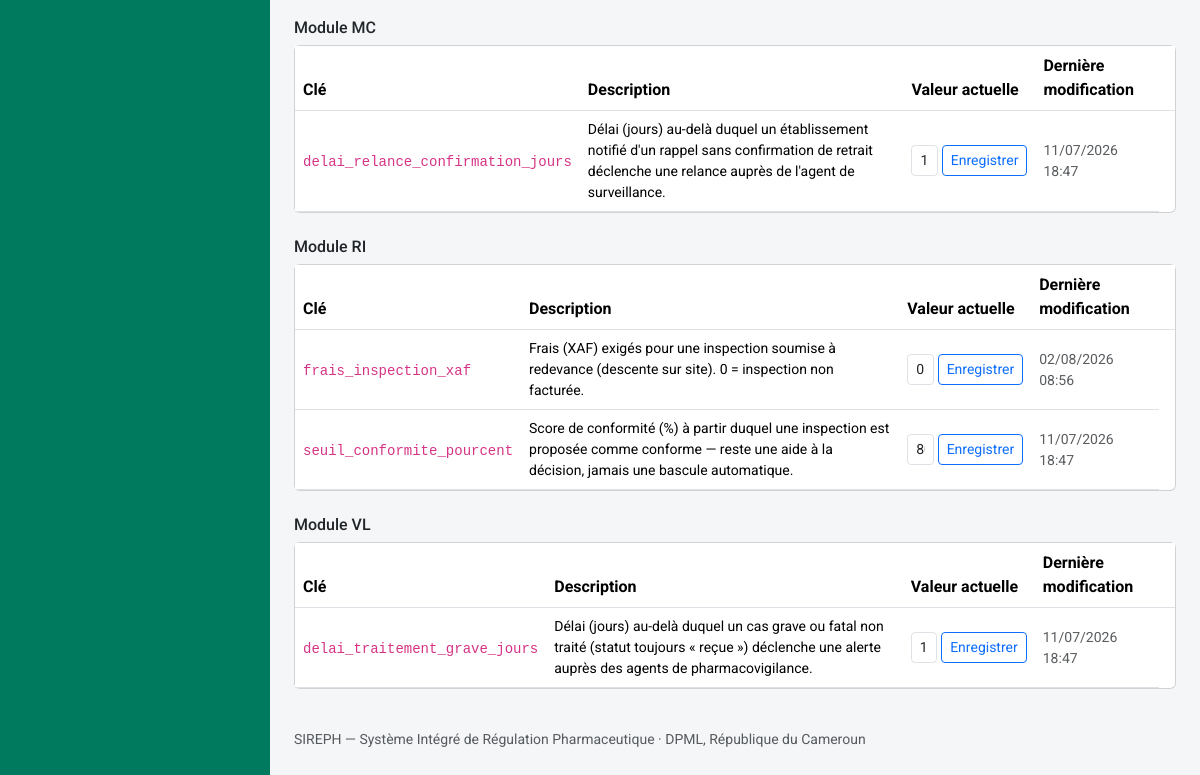
/admin/referentiels (signed in, lower part), run on an earlier commit of the app's database.
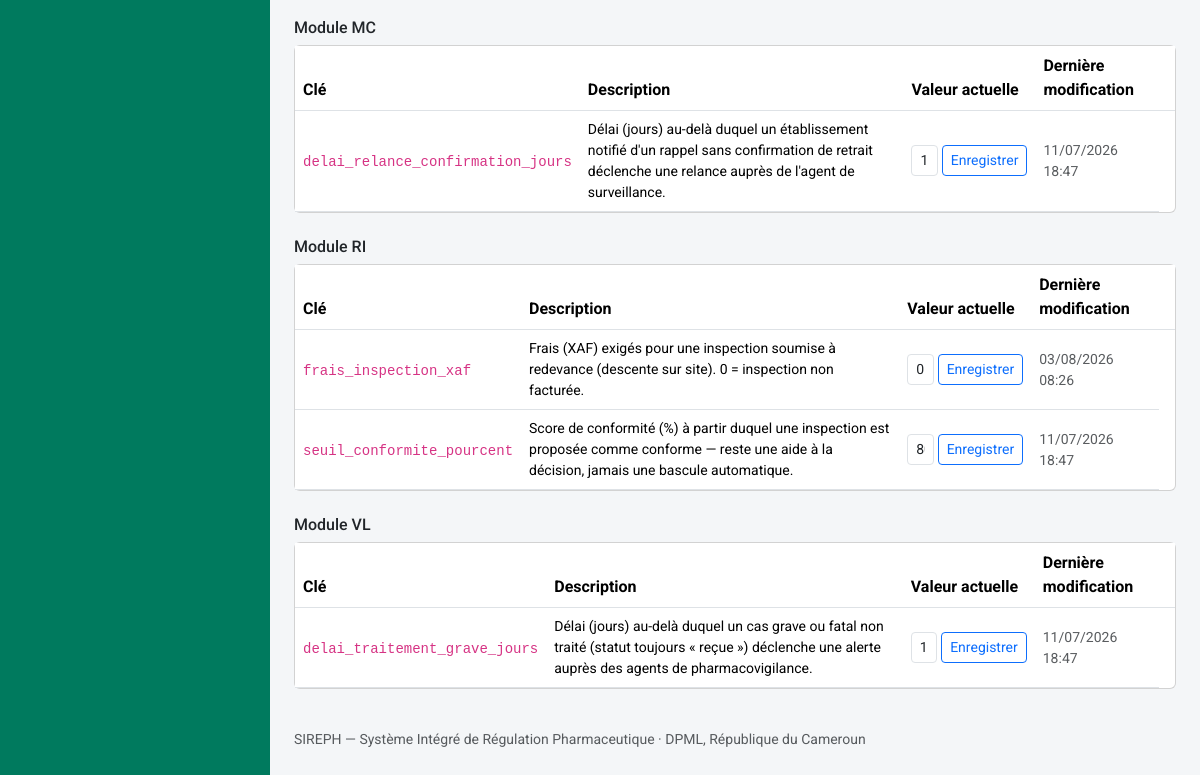
And on a later commit of the database.
### models.py (models this page shows)
class ParametreModule(db.Model):
    id = db.Column(db.Integer, primary_key=True)
    module = db.Column(db.String(20), nullable=False)
    cle = db.Column(db.String(100), nullable=False)
    valeur = db.Column(db.String(300), nullable=False)
    description = db.Column(db.String(500))
    derniere_modif_par_id = db.Column(db.Integer, db.ForeignKey("personne.id"), nullable=True)
    derniere_modif_le = db.Column(db.DateTime, default=datetime.utcnow, onupdate=datetime.utcnow)
    derniere_modif_par = db.relationship("Personne", foreign_keys=[derniere_modif_par_id])
    __table_args__ = (db.UniqueConstraint("module", "cle", name="uq_parametre_module_cle"),)

### app.py (the view)
@app.route("/admin/referentiels")
@login_required
@roles_required("administrateur_dpml")
def admin_referentiels():
    parametres_par_module = {}
    for p in ParametreModule.query.order_by(ParametreModule.module, ParametreModule.cle).all():
        parametres_par_module.setdefault(p.module, []).append(p)
    return render_template("admin/referentiels.html", parametres_par_module=parametres_par_module)

### auth.py (called while the page is built)
def current_user():
    uid = session.get("user_id")
    if not uid:
        return None
    return db.session.get(Personne, uid)

def login_required(view):
    @wraps(view)
    def wrapped(*a, **kw):
        if not current_user():
            return redirect(url_for("login", next=request.path))
        return view(*a, **kw)
    return wrapped

def roles_required(*roles):
    def deco(view):
        @wraps(view)
        def wrapped(*a, **kw):
            u = current_user()
            if not u or u.role_systeme not in roles:
                abort(403)
            return view(*a, **kw)
        return wrapped
    return deco

### models.py (called while the page is built)
    @property
    def role_label(self):
        from permissions import ROLES
        return ROLES.get(self.role_systeme, self.role_systeme)

    @property
    def est_externe(self):
        from permissions import est_externe
        return est_externe(self.role_systeme)

### permissions.py (called while the page is built)
def est_externe(role):
    return role in ROLES_EXTERNES

### templates/admin/referentiels.html (shortened to what this page needs)
{% extends "base.html" %}
{% block content %}
{% for module, parametres in parametres_par_module.items() %}
<h6 class="mt-4">Module {{ module }}</h6>
<div class="card mb-3">
  <div class="table-responsive">
    <table class="table align-middle mb-0">
      <thead><tr><th>Clé</th><th>Description</th><th>Valeur actuelle</th><th>Dernière modification</th><th></th></tr></thead>
      <tbody>
        {% for p in parametres %}
        <tr>
          <td><code>{{ p.cle }}</code></td>
          <td class="small">{{ p.description }}</td>
          <td style="width: 15%">
            <form method="post" action="{{ url_for('admin_referentiel_modifier', id=p.id) }}" class="d-flex gap-1">
              <input type="text" class="form-control form-control-sm" id="valeur-{{ p.id }}" name="valeur" value="{{ p.valeur }}">
              <button class="btn btn-sm btn-outline-primary">Enregistrer</button>
            </form>
          </td>
          <td class="small text-muted">
            {{ p.derniere_modif_le.strftime('%d/%m/%Y %H:%M') if p.derniere_modif_le else "—" }}
          </td>
        </tr>
        {% endfor %}
      </tbody>
    </table>
  </div>
</div>
{% else %}
<p class="text-center text-muted py-4">Aucun paramètre configuré.</p>
{% endfor %}
{% endblock %}

What changed in the data, as far as the page shows it:
changed ParametreModule "RI": derniere_modif_le "02/08/2026 08:56" → "03/08/2026 08:26"
